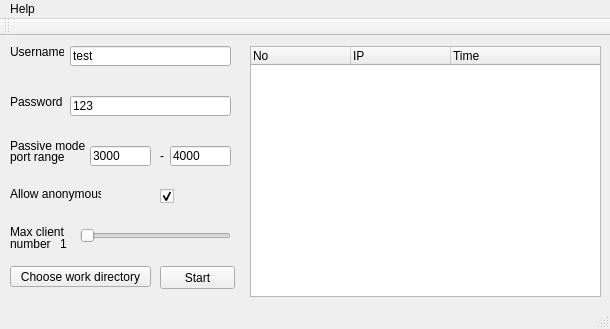
<?xml version="1.0" encoding="UTF-8"?>
<ui version="4.0">
 <class>ftpServer</class>
 <widget class="QMainWindow" name="ftpServer">
  <property name="geometry">
   <rect>
    <x>0</x>
    <y>0</y>
    <width>610</width>
    <height>329</height>
   </rect>
  </property>
  <property name="windowTitle">
   <string>ftpServer</string>
  </property>
  <widget class="QWidget" name="centralWidget">
   <widget class="QPushButton" name="startButton">
    <property name="geometry">
     <rect>
      <x>160</x>
      <y>230</y>
      <width>75</width>
      <height>23</height>
     </rect>
    </property>
    <property name="text">
     <string>Start</string>
    </property>
   </widget>
   <widget class="QLineEdit" name="userEdit">
    <property name="geometry">
     <rect>
      <x>70</x>
      <y>10</y>
      <width>161</width>
      <height>20</height>
     </rect>
    </property>
    <property name="text">
     <string>test</string>
    </property>
   </widget>
   <widget class="QLineEdit" name="passEdit">
    <property name="geometry">
     <rect>
      <x>70</x>
      <y>60</y>
      <width>161</width>
      <height>20</height>
     </rect>
    </property>
    <property name="text">
     <string>123</string>
    </property>
   </widget>
   <widget class="QLabel" name="label">
    <property name="geometry">
     <rect>
      <x>10</x>
      <y>10</y>
      <width>54</width>
      <height>12</height>
     </rect>
    </property>
    <property name="text">
     <string>Username</string>
    </property>
   </widget>
   <widget class="QLabel" name="label_2">
    <property name="geometry">
     <rect>
      <x>10</x>
      <y>60</y>
      <width>54</width>
      <height>12</height>
     </rect>
    </property>
    <property name="text">
     <string>Password</string>
    </property>
   </widget>
   <widget class="QLineEdit" name="pasvDown">
    <property name="geometry">
     <rect>
      <x>90</x>
      <y>110</y>
      <width>61</width>
      <height>20</height>
     </rect>
    </property>
    <property name="text">
     <string>3000</string>
    </property>
   </widget>
   <widget class="QLabel" name="label_3">
    <property name="geometry">
     <rect>
      <x>10</x>
      <y>100</y>
      <width>81</width>
      <height>20</height>
     </rect>
    </property>
    <property name="layoutDirection">
     <enum>Qt::LeftToRight</enum>
    </property>
    <property name="text">
     <string>Passive mode</string>
    </property>
   </widget>
   <widget class="QLabel" name="label_4">
    <property name="geometry">
     <rect>
      <x>10</x>
      <y>110</y>
      <width>71</width>
      <height>21</height>
     </rect>
    </property>
    <property name="text">
     <string>port range</string>
    </property>
   </widget>
   <widget class="QLineEdit" name="pasvUp">
    <property name="geometry">
     <rect>
      <x>170</x>
      <y>110</y>
      <width>61</width>
      <height>20</height>
     </rect>
    </property>
    <property name="text">
     <string>4000</string>
    </property>
   </widget>
   <widget class="QLabel" name="label_5">
    <property name="geometry">
     <rect>
      <x>160</x>
      <y>110</y>
      <width>16</width>
      <height>20</height>
     </rect>
    </property>
    <property name="text">
     <string>-</string>
    </property>
   </widget>
   <widget class="QSlider" name="maxClientSlide">
    <property name="geometry">
     <rect>
      <x>80</x>
      <y>190</y>
      <width>151</width>
      <height>20</height>
     </rect>
    </property>
    <property name="minimum">
     <number>1</number>
    </property>
    <property name="maximum">
     <number>11</number>
    </property>
    <property name="orientation">
     <enum>Qt::Horizontal</enum>
    </property>
   </widget>
   <widget class="QLabel" name="label_6">
    <property name="geometry">
     <rect>
      <x>10</x>
      <y>185</y>
      <width>71</width>
      <height>21</height>
     </rect>
    </property>
    <property name="text">
     <string>Max client</string>
    </property>
   </widget>
   <widget class="QLabel" name="label_7">
    <property name="geometry">
     <rect>
      <x>10</x>
      <y>200</y>
      <width>41</width>
      <height>16</height>
     </rect>
    </property>
    <property name="text">
     <string>number:</string>
    </property>
   </widget>
   <widget class="QLabel" name="maxNum">
    <property name="geometry">
     <rect>
      <x>60</x>
      <y>200</y>
      <width>54</width>
      <height>16</height>
     </rect>
    </property>
    <property name="text">
     <string>1</string>
    </property>
   </widget>
   <widget class="QCheckBox" name="allowAnony">
    <property name="geometry">
     <rect>
      <x>160</x>
      <y>150</y>
      <width>21</width>
      <height>21</height>
     </rect>
    </property>
    <property name="text">
     <string/>
    </property>
    <property name="checked">
     <bool>true</bool>
    </property>
   </widget>
   <widget class="QLabel" name="label_9">
    <property name="geometry">
     <rect>
      <x>10</x>
      <y>150</y>
      <width>91</width>
      <height>16</height>
     </rect>
    </property>
    <property name="text">
     <string>Allow anonymous</string>
    </property>
   </widget>
   <widget class="QPushButton" name="dirButton">
    <property name="geometry">
     <rect>
      <x>10</x>
      <y>230</y>
      <width>141</width>
      <height>21</height>
     </rect>
    </property>
    <property name="text">
     <string>Choose work directory</string>
    </property>
   </widget>
   <widget class="QTreeWidget" name="infoTree">
    <property name="geometry">
     <rect>
      <x>250</x>
      <y>10</y>
      <width>351</width>
      <height>251</height>
     </rect>
    </property>
    <column>
     <property name="text">
      <string>No</string>
     </property>
    </column>
    <column>
     <property name="text">
      <string>IP</string>
     </property>
    </column>
    <column>
     <property name="text">
      <string>Time</string>
     </property>
    </column>
   </widget>
  </widget>
  <widget class="QMenuBar" name="menuBar">
   <property name="geometry">
    <rect>
     <x>0</x>
     <y>0</y>
     <width>610</width>
     <height>26</height>
    </rect>
   </property>
   <widget class="QMenu" name="menuHelp">
    <property name="title">
     <string>Help</string>
    </property>
   </widget>
   <addaction name="menuHelp"/>
  </widget>
  <widget class="QToolBar" name="mainToolBar">
   <attribute name="toolBarArea">
    <enum>TopToolBarArea</enum>
   </attribute>
   <attribute name="toolBarBreak">
    <bool>false</bool>
   </attribute>
  </widget>
  <widget class="QStatusBar" name="statusBar"/>
 </widget>
 <layoutdefault spacing="6" margin="11"/>
 <resources/>
 <connections/>
</ui>
